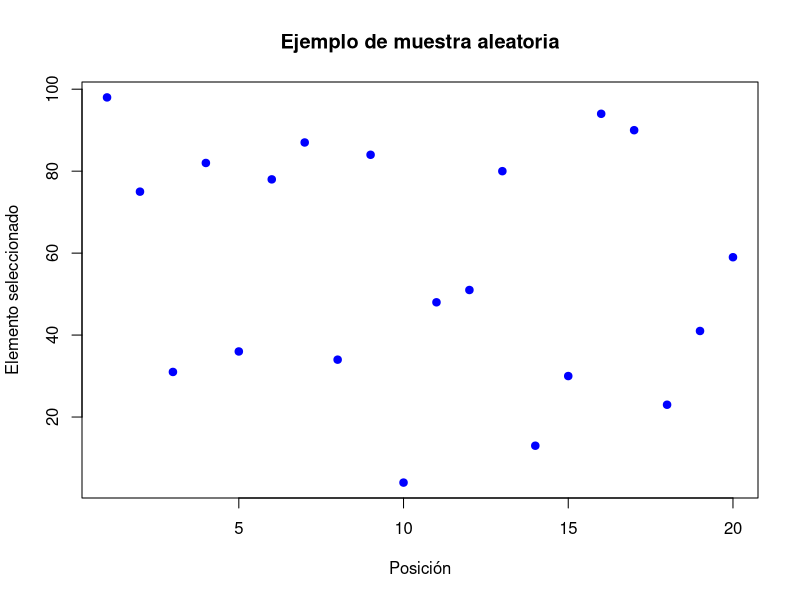

Generate this figure with R:
## ---- chunk 1
poblacion <- 1:100
## ---- chunk 2
set.seed(123)
sample(poblacion, 10)
## ---- chunk 3
k <- 10
poblacion[seq(1, 100, by = k)]
## ---- chunk 4
estrato_A <- 1:40
estrato_B <- 41:70
estrato_C <- 71:100

set.seed(123)
muestra_A <- sample(estrato_A, 4)
muestra_B <- sample(estrato_B, 3)
muestra_C <- sample(estrato_C, 3)

c(muestra_A, muestra_B, muestra_C)
## ---- chunk 5
length(poblacion)
## ---- chunk 6
set.seed(321)
muestra <- sample(poblacion, 12)
muestra
## ---- chunk 7
plot(sample(1:100, 20), pch = 19, col = "blue",
     main = "Ejemplo de muestra aleatoria",
     xlab = "Posición", ylab = "Elemento seleccionado")
## ---- chunk 8
datos_poblacion <- data.frame(
  vivienda = 1:12,
  sector = c("Norte", "Norte", "Norte", "Centro", "Centro", "Centro",
             "Sur", "Sur", "Sur", "Rural", "Rural", "Rural"),
  consumo = c(180, 190, 175, 210, 205, 198, 160, 170, 165, 145, 150, 148)
)

datos_poblacion
